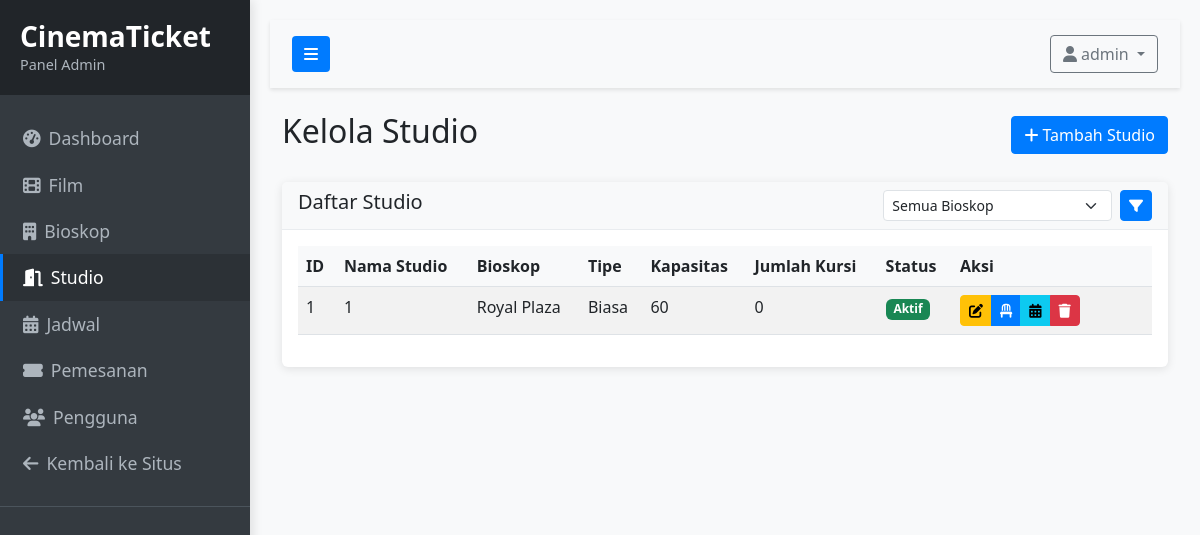
The page /admin/rooms (signed in) on the database its author committed.
### app/models/user.py (models this page shows, shortened)
class User(db.Model, UserMixin):
    __tablename__ = 'users'
    id = db.Column(db.Integer, primary_key=True)
    username = db.Column(db.String(64), unique=True, nullable=False)
    email = db.Column(db.String(120), unique=True, nullable=False)
    password_hash = db.Column(db.String(128), nullable=False)
    full_name = db.Column(db.String(100), nullable=True)
    phone_number = db.Column(db.String(20), nullable=True)
    is_admin = db.Column(db.Boolean, default=False)
    created_at = db.Column(db.DateTime, default=datetime.utcnow)
    bookings = db.relationship('Booking', backref='user', lazy='dynamic', cascade='all, delete-orphan')

### app/models/theater.py (models this page shows, shortened)
class Room(db.Model):
    __tablename__ = 'rooms'
    id = db.Column(db.Integer, primary_key=True)
    name = db.Column(db.String(50), nullable=False)
    capacity = db.Column(db.Integer, nullable=False)
    theater_id = db.Column(db.Integer, db.ForeignKey('theaters.id'), nullable=False)
    room_type = db.Column(db.String(50), nullable=True)  # Regular, IMAX, 3D, VIP, dll
    is_active = db.Column(db.Boolean, default=True)
    seats = db.relationship('Seat', backref='room', lazy='dynamic', cascade='all, delete-orphan')
    schedules = db.relationship('Schedule', backref='room', lazy='dynamic', cascade='all, delete-orphan')

class Theater(db.Model):
    __tablename__ = 'theaters'
    id = db.Column(db.Integer, primary_key=True)
    name = db.Column(db.String(100), nullable=False)
    location = db.Column(db.String(200), nullable=True)
    description = db.Column(db.Text, nullable=True)
    rooms = db.relationship('Room', backref='theater', lazy='dynamic', cascade='all, delete-orphan')

### app/routes/admin.py (the view)
@admin_bp.route('/rooms')
@login_required
@admin_required
def rooms():
    rooms = Room.query.join(Theater).order_by(Theater.name, Room.name).all()
    return render_template('admin/rooms.html', title='Kelola Studio', rooms=rooms)

### app/models/user.py (called while the page is built)
@login_manager.user_loader
def load_user(user_id):
    return User.query.get(int(user_id))

### app/routes/admin.py (called while the page is built)
def admin_required(f):
    @wraps(f)
    def decorated_function(*args, **kwargs):
        if not current_user.is_authenticated or not current_user.is_admin:
            flash('Anda tidak memiliki akses ke halaman ini', 'danger')
            return redirect(url_for('main.index'))
        return f(*args, **kwargs)
    return decorated_function

### app/templates/admin/rooms.html (shortened to what this page needs)
{% extends "admin/layout.html" %}
{% block content %}
<div class="d-flex justify-content-between align-items-center mb-4">
    <h1 class="h2">Kelola Studio</h1>
    <a href="{{ url_for('admin.add_room') }}" class="btn btn-primary">
        <i class="fas fa-plus me-1"></i>Tambah Studio
    </a>
</div>
<div class="card">
    <div class="card-header">
        <div class="row">
            <div class="col-md-8">
                <h5 class="mb-0">Daftar Studio</h5>
            </div>
            <div class="col-md-4">
                <form action="{{ url_for('admin.rooms') }}" method="GET" class="d-flex">
                    <select name="theater" class="form-select form-select-sm me-2">
                        <option value="">Semua Bioskop</option>
                    </select>
                    <button type="submit" class="btn btn-sm btn-primary">
                        <i class="fas fa-filter"></i>
                    </button>
                </form>
            </div>
        </div>
    </div>
    <div class="card-body">
        <div class="table-responsive">
            <table class="table table-striped table-hover">
                <thead>
                    <tr>
                        <th>ID</th>
                        <th>Nama Studio</th>
                        <th>Bioskop</th>
                        <th>Tipe</th>
                        <th>Kapasitas</th>
                        <th>Jumlah Kursi</th>
                        <th>Status</th>
                        <th style="width: 200px;">Aksi</th>
                    </tr>
                </thead>
                <tbody>
                    {% for room in rooms %}
                    <tr>
                        <td>{{ room.id }}</td>
                        <td>{{ room.name }}</td>
                        <td>{{ room.theater.name }}</td>
                        <td>{{ room.room_type or '-' }}</td>
                        <td>{{ room.capacity }}</td>
                        <td>{{ room.seats.count() }}</td>
                        <td>
                            {% if room.is_active %}
                            <span class="badge bg-success">Aktif</span>
                            {% else %}
                            <span class="badge bg-danger">Tidak Aktif</span>
                            {% endif %}
                        </td>
                        <td>
                            <div class="btn-group btn-group-sm">
                                <a href="{{ url_for('admin.edit_room', room_id=room.id) }}" class="btn btn-warning" data-bs-toggle="tooltip" title="Edit">
                                    <i class="fas fa-edit"></i>
                                </a>
                                <a href="{{ url_for('admin.manage_seats', room_id=room.id) }}" class="btn btn-primary" data-bs-toggle="tooltip" title="Kelola Kursi">
                                    <i class="fas fa-chair"></i>
                                </a>
                                <button type="button" class="btn btn-info" data-bs-toggle="modal" data-bs-target="#scheduleModal{{ room.id }}" data-bs-toggle="tooltip" title="Jadwal">
                                    <i class="fas fa-calendar-alt"></i>
                                </button>
                                <button type="button" class="btn btn-danger" data-bs-toggle="modal" data-bs-target="#deleteModal{{ room.id }}" data-bs-toggle="tooltip" title="Hapus">
                                    <i class="fas fa-trash"></i>
                                </button>
                            </div>
                        </td>
                    </tr>
                    {% else %}
                    <tr>
                        <td colspan="8" class="text-center">Belum ada studio yang ditambahkan.</td>
                    </tr>
                    {% endfor %}
                </tbody>
            </table>
        </div>
    </div>
</div>
{% endblock %}

### app/templates/admin/layout.html (shortened to what this page needs)
<!DOCTYPE html>
<html lang="id">
<head>
    <link href="https://cdnjs.cloudflare.com/ajax/libs/bootstrap/5.3.0/css/bootstrap.min.css" rel="stylesheet">
    <link href="https://cdnjs.cloudflare.com/ajax/libs/font-awesome/6.4.0/css/all.min.css" rel="stylesheet">
    <link rel="stylesheet" href="{{ url_for('static', filename='css/admin.css') }}">
</head>
<body>
    <div class="wrapper">
        <nav id="sidebar">
            <div class="sidebar-header">
                <h3>CinemaTicket</h3>
                <p>Panel Admin</p>
            </div>
            <ul class="list-unstyled components">
                <li class="{{ 'active' if request.endpoint == 'admin.index' else '' }}">
                    <a href="{{ url_for('admin.index') }}">
                        <i class="fas fa-tachometer-alt me-2"></i>Dashboard
                    </a>
                </li>
                <li class="{{ 'active' if 'admin.movies' in request.endpoint else '' }}">
                    <a href="{{ url_for('admin.movies') }}">
                        <i class="fas fa-film me-2"></i>Film
                    </a>
                </li>
                <li class="{{ 'active' if 'admin.theaters' in request.endpoint else '' }}">
                    <a href="{{ url_for('admin.theaters') }}">
                        <i class="fas fa-building me-2"></i>Bioskop
                    </a>
                </li>
                <li class="{{ 'active' if 'admin.rooms' in request.endpoint else '' }}">
                    <a href="{{ url_for('admin.rooms') }}">
                        <i class="fas fa-door-open me-2"></i>Studio
                    </a>
                </li>
                <li class="{{ 'active' if 'admin.schedules' in request.endpoint else '' }}">
                    <a href="{{ url_for('admin.schedules') }}">
                        <i class="fas fa-calendar-alt me-2"></i>Jadwal
                    </a>
                </li>
                <li class="{{ 'active' if 'admin.bookings' in request.endpoint else '' }}">
                    <a href="{{ url_for('admin.bookings') }}">
                        <i class="fas fa-ticket-alt me-2"></i>Pemesanan
                    </a>
                </li>
                <li class="{{ 'active' if 'admin.users' in request.endpoint else '' }}">
                    <a href="{{ url_for('admin.users') }}">
                        <i class="fas fa-users me-2"></i>Pengguna
                    </a>
                </li>
                <li>
                    <a href="{{ url_for('main.index') }}">
                        <i class="fas fa-arrow-left me-2"></i>Kembali ke Situs
                    </a>
                </li>
            </ul>
        </nav>
        <div id="content">
            <nav class="navbar navbar-expand-lg navbar-light bg-light">
                <div class="container-fluid">
                    <button type="button" id="sidebarCollapse" class="btn btn-primary">
                        <i class="fas fa-bars"></i>
                    </button>
                    <div class="ms-auto">
                        <div class="dropdown">
                            <button class="btn btn-outline-secondary dropdown-toggle" type="button" id="userDropdown" data-bs-toggle="dropdown" aria-expanded="false">
                                <i class="fas fa-user me-1"></i>{{ current_user.username }}
                            </button>
                        </div>
                    </div>
                </div>
            </nav>
            <div class="container-fluid">
                {% block content %}{% endblock %}
            </div>
        </div>
    </div>
</body>
</html>

### app/static/css/admin.css (style rules this page uses)
body { font-family: 'Segoe UI', Tahoma, Geneva, Verdana, sans-serif; background-color: #f8f9fa; }
.wrapper { display: flex; width: 100%; align-items: stretch; }
#sidebar { min-width: 250px; max-width: 250px; background: #343a40; color: #fff; transition: all 0.3s; box-shadow: 3px 0 10px rgba(0, 0, 0, 0.1); z-index: 999; height: 100vh; position: fixed; overflow-y: auto; }
#sidebar .sidebar-header { padding: 20px; background: #212529; }
#sidebar .sidebar-header h3 { margin: 0; font-weight: bold; }
#sidebar .sidebar-header p { margin: 0; color: #adb5bd; font-size: 0.9rem; }
#sidebar ul.components { padding: 20px 0; border-bottom: 1px solid #4b545c; }
#sidebar ul li a { padding: 10px 20px; font-size: 1.1em; display: block; color: #adb5bd; text-decoration: none; transition: all 0.3s; border-left: 3px solid transparent; }
#sidebar ul li.active > a { color: #fff; background: #2c3136; border-left: 3px solid #007bff; }
#content { width: 100%; padding: 20px; min-height: 100vh; transition: all 0.3s; margin-left: 250px; }
.navbar { padding: 15px 10px; background: #fff; border: none; border-radius: 0; margin-bottom: 20px; box-shadow: 0 2px 4px rgba(0, 0, 0, 0.1); }
#sidebarCollapse { background: #007bff; color: #fff; border: none; }
.card { margin-bottom: 20px; border: none; box-shadow: 0 2px 10px rgba(0, 0, 0, 0.1); }
.card-header { background-color: #f8f9fa; border-bottom: 1px solid #e9ecef; font-weight: bold; }
.table th { font-weight: 600; background-color: #f8f9fa; }
.btn { border-radius: 4px; font-weight: 500; }
.btn-primary { background-color: #007bff; border-color: #007bff; }

### app/templates/admin/rooms.html (style rules this page uses)
.badge { font-size: 0.75rem; }

### rows shown on the page
User: username "admin"
Room: id "1", name "1", theater.name "Royal Plaza", room_type "Biasa", capacity "60", seats.count "0", is_active "Aktif"
